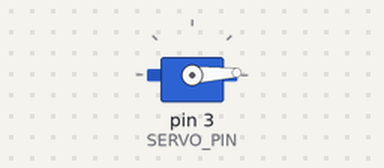
Bench run of a sketch on a simulated Arduino Uno, built with avr-gcc and run on an emulated ATmega328P. Shown: servo.

Above: at 0.05 s.
At 0.9 s:
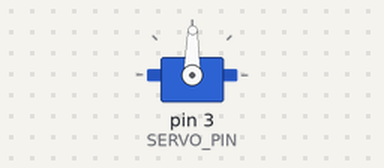
At 1.75 s:
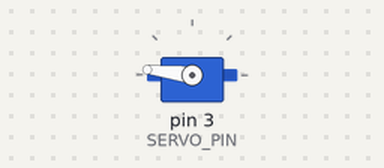
At 3.45 s:
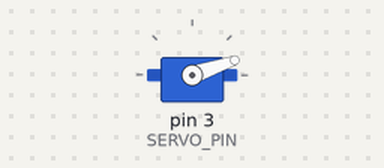
Timing chart, 0 to 8.3 s (numbered marks = the images above):
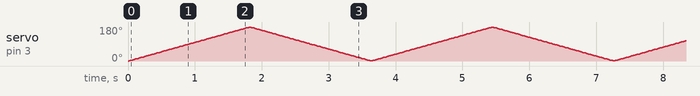

The sketch:

Arduino_Servo_Sweep.ino
```cpp
// On most Arduino boards, the PWM function is available on pins 3, 5, 6, 9, 10, and 11.
#include <Servo.h>
#define SERVO_PIN 3

// Create a servo object
Servo myServo;

void setup() {
	myServo.attach(SERVO_PIN);
}

void loop() {
	// go 0 to 180, one degree at a time
	for (int i = 0; i < 180; i++) {
		myServo.write(i);
		delay(10);
	}
	// go 180 to 0, one degree at a time
	for (int i = 180; i > 0; i--) {
		myServo.write(i);
		delay(10);
	}
}
```
